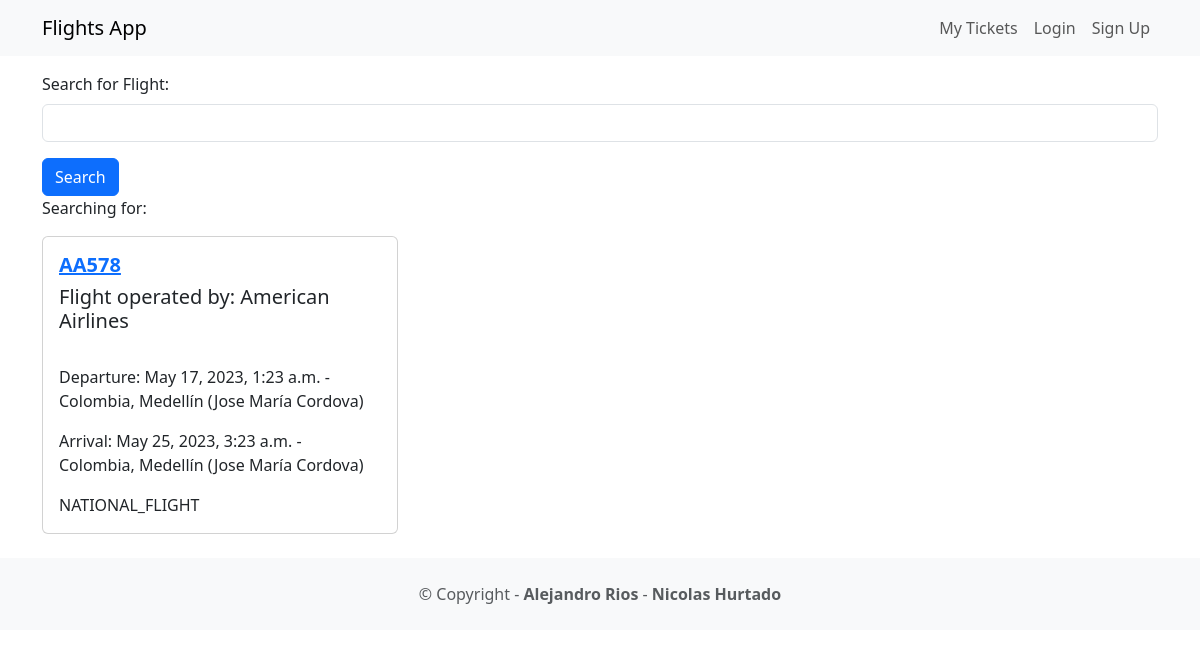
The app's page /flights/ with its own data.
### flight/models.py (models this page shows)
class Flight(models.Model):
    id_vuelo = models.CharField(primary_key=True, unique=True, max_length=45)
    codigo_IATA_aerolinea_vuelo = models.ForeignKey(Airline, on_delete=models.CASCADE)
    codigo_IATA_aeropuerto_salida = models.ForeignKey(Airport, on_delete=models.CASCADE, related_name='codigo_IATA_aeropuerto_salida')
    id_ciudad_aeropuerto_salida = models.ForeignKey(City, on_delete=models.CASCADE, related_name='id_ciudad_aeropuerto_salida')
    id_pais_aeropuerto_salida = models.ForeignKey(Country, on_delete=models.CASCADE, related_name='id_pais_aeropuerto_salida')
    codigo_IATA_aeropuerto_llegada = models.ForeignKey(Airport, on_delete=models.CASCADE, related_name='codigo_IATA_aeropuerto_llegada')
    id_ciudad_aeropuerto_llegada = models.ForeignKey(City, on_delete=models.CASCADE, related_name='id_ciudad_aeropuerto_llegada')
    id_pais_aeropuerto_llegada = models.ForeignKey(Country, on_delete=models.CASCADE, related_name='id_pais_aeropuerto_llegada')
    fecha_salida = models.DateTimeField(null=False)
    fecha_llegada = models.DateTimeField(null=False)
    categoria_vuelo = models.CharField(max_length=45, choices=[(tag.name, tag.value) for tag in CategoriaVuelo], null=False)

class Airline(models.Model):
    codigo_IATA_aerolinea = models.CharField(primary_key=True, unique=True, max_length=45)
    nombre_aerolinea = models.CharField(max_length=127, null=False)

class Country(models.Model):
    id_pais = models.CharField(primary_key=True, unique=True, max_length=45)
    nombre_pais = models.CharField(max_length=45, null=False)

class City(models.Model):
    id_ciudad = models.CharField(primary_key=True, unique=True, max_length=45)
    id_pais_ciudad = models.ForeignKey(Country, on_delete=models.CASCADE)
    nombre_ciudad = models.CharField(max_length=127, null=False)

class Airport(models.Model):
    codigo_IATA_aeropuerto = models.CharField(primary_key=True, unique=True, max_length=45)
    id_ciudad_aeropuerto = models.ForeignKey(City, on_delete=models.CASCADE)
    id_pais_aeropuerto = models.ForeignKey(Country, on_delete=models.CASCADE)
    nombre_aeropuerto = models.CharField(max_length=127, null=False)

### flight/views.py (the view)
# urls.py: path('flights/', flightViews.flights, name='flights'),
def flights(request):
    searchTerm = request.GET.get('searchFlight', '')
    if searchTerm:
        flights = Flight.objects.filter(id_vuelo__icontains=searchTerm)
        if flights is None:
            flights = Flight.objects.filter(codigo_IATA_aerolinea_vuelo__icontains=searchTerm)
    else:
        flights = Flight.objects.all()
    return render(request, 'flights.html', {'searchTerm': searchTerm, 'flights': flights})

### flight/templates/flights.html
{% extends 'base.html' %}
{% block content %}
<form action="">
  <div class="mb-3">
   <label class="form-label">Search for Flight:</label>
   <input type="text" name="searchFlight"
     class="form-control" />
  </div>
  <button type="submit" class="btn btn-primary">
    Search
  </button>
</form>
<p>Searching for: {{ searchTerm }}</p>
<div class="row row-cols-1 row-cols-md-3 g-4">
  {% for flight in flights %}
  <div v-for="flight in flights" class="col">
    <div class="card">
      <div class="card-body">
        <a href="{% url 'detail' flight.id_vuelo %}">
          <h5 class="card-title fw-bold">{{ flight.id_vuelo }}</h5>
        </a>
        <h5>Flight operated by: {{ flight.codigo_IATA_aerolinea_vuelo.nombre_aerolinea }}</h5>
        <br>
        <p class="card-text">Departure: {{ flight.fecha_salida }} - {{ flight.id_pais_aeropuerto_salida.nombre_pais }}, {{ flight.id_ciudad_aeropuerto_salida.nombre_ciudad }} ({{ flight.codigo_IATA_aeropuerto_salida.nombre_aeropuerto }})</p>
        <p class="card-text">Arrival: {{ flight.fecha_llegada }} - {{ flight.id_pais_aeropuerto_llegada.nombre_pais }}, {{ flight.id_ciudad_aeropuerto_llegada.nombre_ciudad }} ({{ flight.codigo_IATA_aeropuerto_llegada.nombre_aeropuerto }})</p>
        <p class="card-text">{{ flight.categoria_vuelo }}</p>
      </div>
    </div>
  </div>
  {% endfor %}
</div>
{% endblock content %}

### records on screen
Flight: id_vuelo "AA578", codigo_IATA_aerolinea_vuelo.nombre_aerolinea "American Airlines", fecha_salida "May 17, 2023, 1:23 a.m.", id_pais_aeropuerto_salida.nombre_pais "Colombia", id_ciudad_aeropuerto_salida.nombre_ciudad "Medellín", codigo_IATA_aeropuerto_salida.nombre_aeropuerto "Jose María Cordova", fecha_llegada "May 25, 2023, 3:23 a.m.", id_pais_aeropuerto_llegada.nombre_pais "Colombia", id_ciudad_aeropuerto_llegada.nombre_ciudad "Medellín", codigo_IATA_aeropuerto_llegada.nombre_aeropuerto "Jose María Cordova", categoria_vuelo "NATIONAL_FLIGHT"
